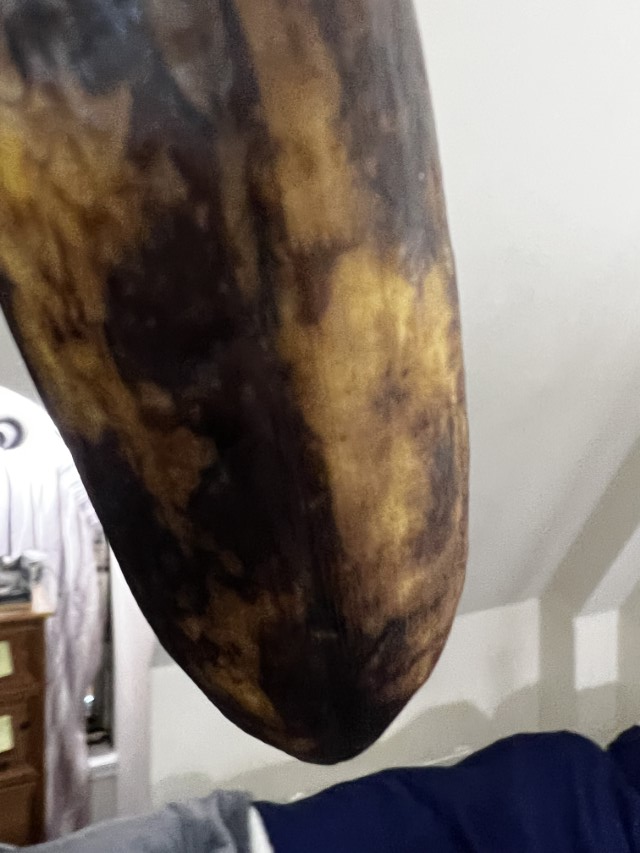
#> input picture banana_data/img/overripe/overripe (102).jpg, 640 x 853 px, given in place of overripe (2).jpg, which was not available
$ jupyter execute 'Kodingan SVM.ipynb'   (text cells are left out)
#> lines starting #> are read from the running program, lines starting #| are printed output that depends on the picture; after the words box and inside, x2 and y2 are one past the last pixel; in counts of white or black regions, pixels touching at a corner belong together; pictures that were not available may be replaced by others from this repository, and a replacement may not be noted
[cell 1]
import os
import zipfile
import random
import shutil
from shutil import copyfile

[cell 2]
source_path = './banana_data/img'

source_path_under = os.path.join(source_path, 'underripe')
source_path_ripe = os.path.join(source_path, 'ripe')
source_path_over = os.path.join(source_path, 'overripe')

#Menampilkan banyak citra tiap folder
print(f"Ada {len(os.listdir(source_path_under))} gambar underripe.")
print(f"Ada {len(os.listdir(source_path_ripe))} gambar ripe.")
print(f"Ada {len(os.listdir(source_path_over))} gambar overripe.")

[cell 3]
# Root direktori
root_dir = './banana_data/data'

# Direktori kosong untuk mencegah FileExistsError
if os.path.exists(root_dir):
  shutil.rmtree(root_dir)

# create_train_test_dirs
def create_train_test_dirs(root_path):
  os.makedirs(os.path.join(root_path, 'training'))
  os.makedirs(os.path.join(f'{root_path}/training', 'under'))
  os.makedirs(os.path.join(f'{root_path}/training', 'ripe'))
  os.makedirs(os.path.join(f'{root_path}/training', 'over'))
  os.makedirs(os.path.join(root_path, 'testing'))
  os.makedirs(os.path.join(f'{root_path}/testing', 'under'))
  os.makedirs(os.path.join(f'{root_path}/testing', 'ripe'))
  os.makedirs(os.path.join(f'{root_path}/testing', 'over'))

try:
  create_train_test_dirs(root_path=root_dir)
except FileExistsError:
  print("You should not be seeing this since the upper directory is removed beforehand")

[cell 4]
# Test create_train_test_dirs function
for rootdir, dirs, files in os.walk(root_dir):
    for subdir in dirs:
        print(os.path.join(rootdir, subdir))

[cell 5]
# FUNCTION: split_data
def split_data(SOURCE, TRAINING, TESTING, SPLIT_SIZE):
    # Shuffle list
#> called with SOURCE = './banana_data/img/underripe', TRAINING = './banana_data/data/training/under/', TESTING = './banana_data/data/testing/under/', SPLIT_SIZE = 0.8
    shuffled_source = random.sample(os.listdir(SOURCE), len(os.listdir(SOURCE)))
    # Find total number of files in training dir
    training_number = int(len(shuffled_source) * SPLIT_SIZE)
    i = 0
    target = TRAINING

    for item in shuffled_source:
        item_source = os.path.join(SOURCE, item)
        if os.path.getsize(item_source) == 0:
            print(f'{item} is zero length, so ignoring.')
        else:
            copyfile(item_source, os.path.join(target, item))
            i += 1

    # Switch copy target to TESTING
        if i == training_number:
            target = TESTING

[cell 6]
# Test split_data function
# Define paths
under_SOURCE_DIR = './banana_data/img/underripe'
ripe_SOURCE_DIR = './banana_data/img/ripe'
over_SOURCE_DIR = './banana_data/img/overripe'

TRAINING_DIR = './banana_data/data/training'
TESTING_DIR = './banana_data/data/testing'

TRAINING_UNDER_DIR = os.path.join(TRAINING_DIR, "under/")
TESTING_UNDER_DIR = os.path.join(TESTING_DIR, "under/")

TRAINING_RIPE_DIR = os.path.join(TRAINING_DIR, "ripe/")
TESTING_RIPE_DIR = os.path.join(TESTING_DIR, "ripe/")

TRAINING_OVERRIPE_DIR = os.path.join(TRAINING_DIR, "over/")
TESTING_OVERRIPE_DIR = os.path.join(TESTING_DIR, "over/")

# [21 lines of commented-out code are left out]
split_size = .8

# Run the function
split_data(under_SOURCE_DIR, TRAINING_UNDER_DIR, TESTING_UNDER_DIR, split_size)
split_data(ripe_SOURCE_DIR, TRAINING_RIPE_DIR, TESTING_RIPE_DIR, split_size)
split_data(over_SOURCE_DIR, TRAINING_OVERRIPE_DIR, TESTING_OVERRIPE_DIR, split_size)

# Check that the number of images matches the expected output
print(f"\n\nAda {len(os.listdir(TRAINING_UNDER_DIR))} gambar underripe training")
print(f"Ada {len(os.listdir(TRAINING_RIPE_DIR))} gambar ripe training")
print(f"Ada {len(os.listdir(TRAINING_OVERRIPE_DIR))} gambar overripe training\n")
print(f"Ada {len(os.listdir(TESTING_UNDER_DIR))} gambar underripe testing")
print(f"Ada {len(os.listdir(TESTING_RIPE_DIR))} gambar ripe testing")
print(f"Ada {len(os.listdir(TESTING_OVERRIPE_DIR))} gambar overripe testing")

[cell 7]
import cv2
import numpy as np

# Buka citra
image = cv2.imread(r'./banana_data/img/overripe/overripe (2).jpg')
#> image is the input picture: shape (853, 640, 3); mean B, G, R 103.3, 110.6, 121.1

# Konversi ke ruang warna HSV
hsv_image = cv2.cvtColor(image, cv2.COLOR_BGR2HSV)
#> hsv_image: shape (853, 640, 3); mean H, S, V 43.5, 74.4, 123.6

# Tentukan range warna pisang dalam HSV
lower_yellow = np.array([10, 80, 100])
upper_yellow = np.array([30, 215, 255])

# Buat mask berdasarkan range warna pisang
mask = cv2.inRange(hsv_image, lower_yellow, upper_yellow)
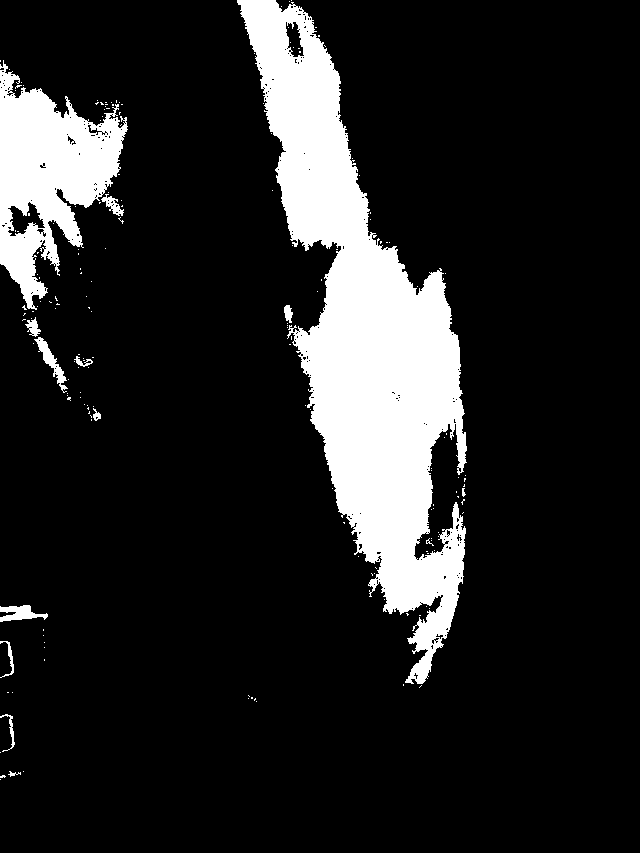
#> mask: shape (853, 640); 14.3% white; 178 white regions (165 under 20 px), largest, box (x1, y1, x2, y2) and area: (237, 0, 467, 684) 60402, (0, 60, 128, 310) 15704, (34, 337, 68, 393) 469
mask = cv2.medianBlur(mask, 169)
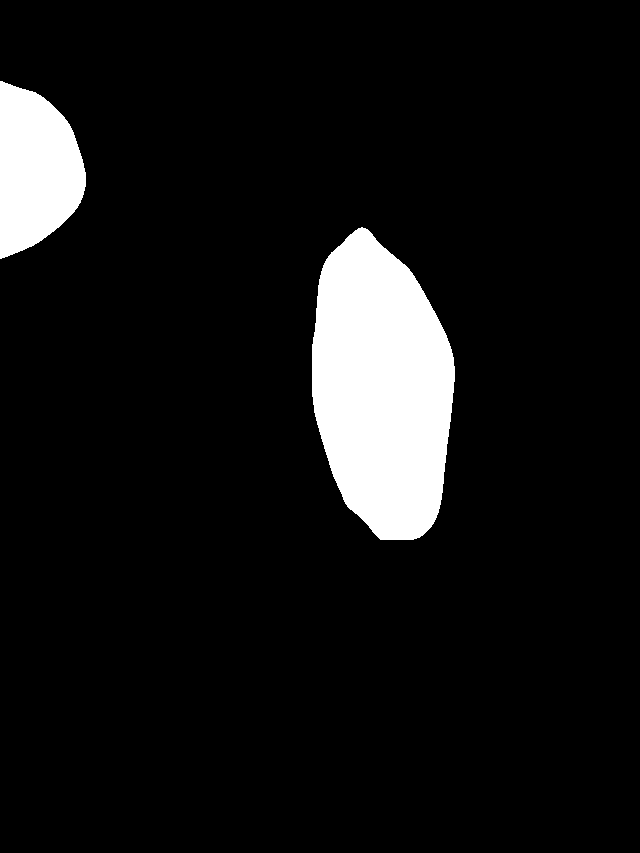
#> mask: shape (853, 640); 8.2% white; 2 white regions, box (x1, y1, x2, y2) and area: (312, 227, 455, 540) 33547, (0, 81, 86, 259) 11144
# Aplikasikan mask ke citra asli untuk segmentasi
segmented_image = cv2.bitwise_and(image, image, mask=mask)
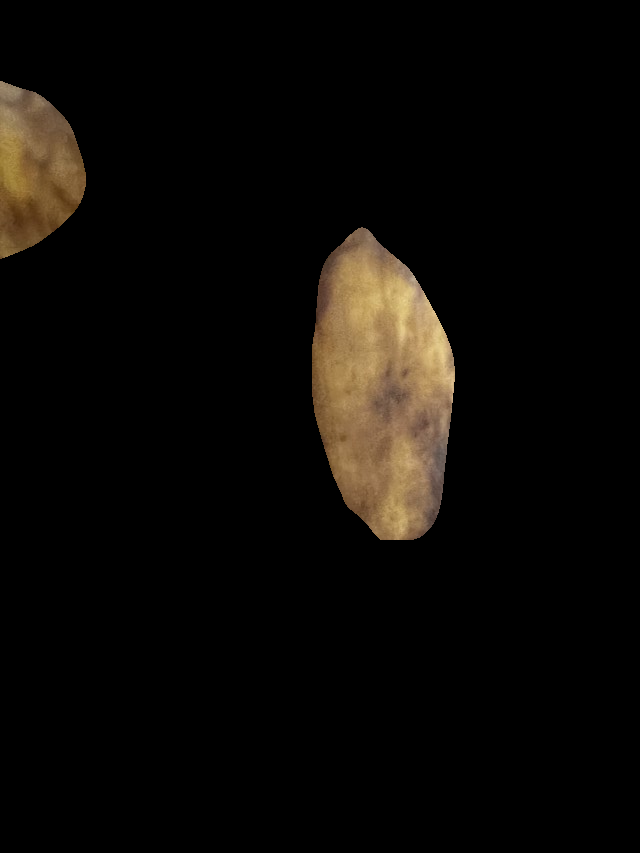
#> segmented_image: shape (853, 640, 3); mean B, G, R 6.3, 9.6, 12.2

# Tampilkan citra hasil segmentasi
cv2.imshow('Segmented Image', segmented_image)
cv2.waitKey(0)
cv2.destroyAllWindows()
